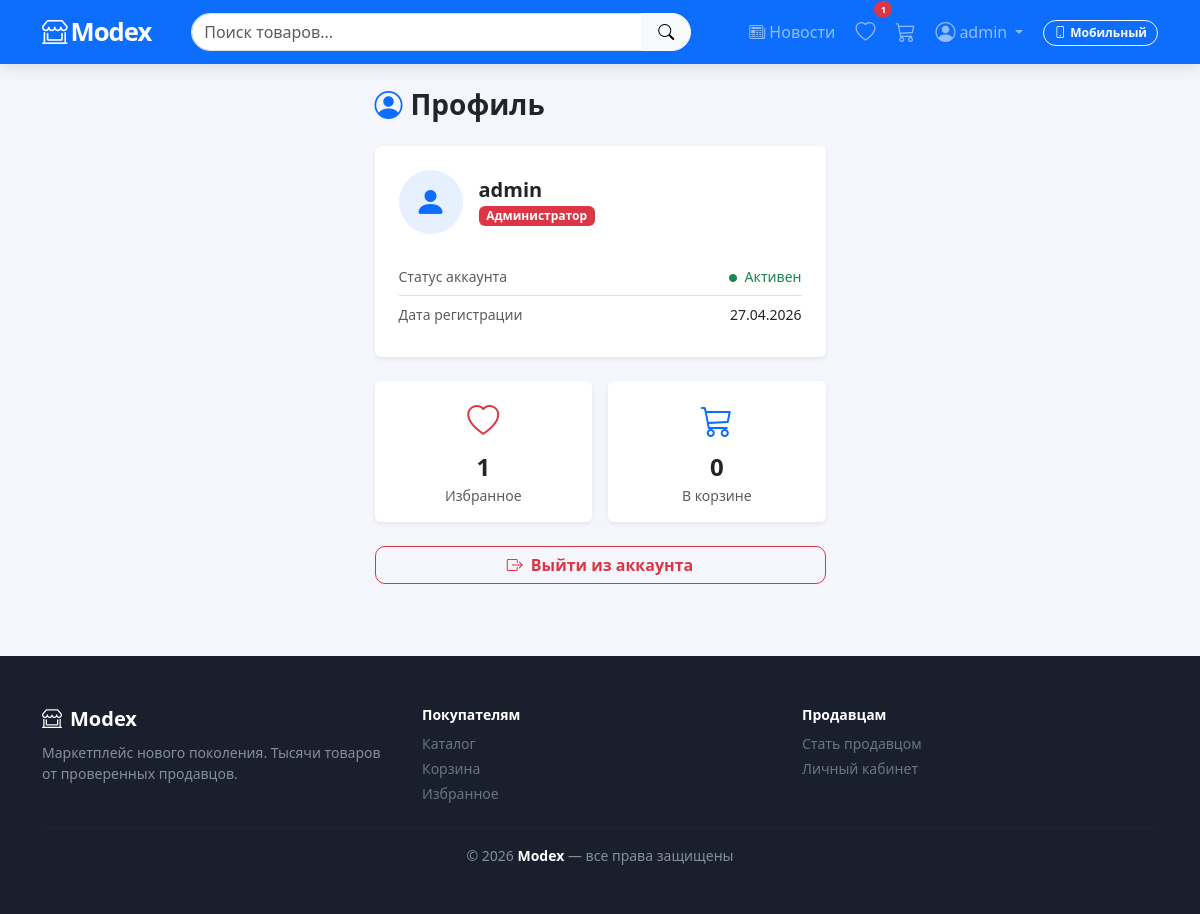
Screenshot of /profile (signed in) with the database file from the repository.
### app/models.py (models this page shows)
class User(Base):
    __tablename__ = "users"
    id = Column(Integer, primary_key=True)
    username = Column(String(80), unique=True, nullable=False)
    password_hash = Column(String(200), nullable=False)
    role = Column(String(20), default="buyer")
    is_blocked = Column(Boolean, default=False)
    created_at = Column(DateTime, default=datetime.utcnow)
    cart_items = relationship("CartItem", back_populates="user", cascade="all, delete")
    favorites = relationship("Favorite", back_populates="user", cascade="all, delete")
    orders = relationship("Order", back_populates="user")

### app/main.py (the view)
@app.route("/profile")
def profile():
    db = get_db()
    user = get_current_user(db)
    if not user:
        return redirect("/auth/login")
    cart_count = db.query(CartItem).filter_by(user_id=user.id).count()
    fav_count = db.query(Favorite).filter_by(user_id=user.id).count()
    return render_template("profile.html", user=user, cart_count=cart_count, fav_count=fav_count)

### app/auth.py (called while the page is built)
def get_current_user(db):
    token = request.cookies.get("access_token")
    if not token:
        return None
    try:
        payload = jwt.decode(token, SECRET_KEY, algorithms=[ALGORITHM])
        user_id = int(payload.get("sub"))
    except (JWTError, TypeError, ValueError):
        return None
    from app.models import User
    user = db.query(User).filter(User.id == user_id).first()
    return user if user and not user.is_blocked else None

### app/database.py (called while the page is built)
def get_db():
    if "db" not in g:
        g.db = SessionLocal()
    return g.db

### app/main.py (called while the page is built)
@app.context_processor
def inject_globals():
    return {"is_mobile": g.get("is_mobile", False)}

### app/mobile.py (called while the page is built)
def detect_mobile() -> bool:
    ua = request.headers.get("user-agent", "")
    is_mobile_ua = bool(_MOBILE_RE.search(ua))
    override = request.cookies.get("mobile_override")
    if override == "mobile":
        return True
    if override == "desktop":
        return False
    return is_mobile_ua

def init_mobile(app):
    @app.before_request
    def set_mobile():
        g.is_mobile = detect_mobile()

### app/templates/profile.html (shortened to what this page needs)
{% extends "base.html" %}
{% block content %}
<div class="container py-4">
    <div class="row justify-content-center">
        <div class="col-md-6 col-lg-5">
            <h3 class="fw-bold mb-4"><i class="bi bi-person-circle me-2 text-primary"></i>Профиль</h3>
            <div class="card shadow-sm border-0 mb-4">
                <div class="card-body p-4">
                    <div class="d-flex align-items-center gap-3 mb-4">
                        <div class="rounded-circle bg-primary bg-opacity-10 d-flex align-items-center
                                    justify-content-center" style="width:64px;height:64px;">
                            <i class="bi bi-person-fill fs-2 text-primary"></i>
                        </div>
                        <div>
                            <h5 class="mb-0 fw-bold">{{ user.username }}</h5>
                            {% if user.role == 'admin' %}
                            <span class="badge bg-danger">Администратор</span>
                            {% elif user.role == 'seller' %}
                            <span class="badge bg-warning text-dark">Продавец</span>
                            {% else %}
                            <span class="badge bg-secondary">Покупатель</span>
                            {% endif %}
                        </div>
                    </div>
                    <ul class="list-group list-group-flush">
                        <li class="list-group-item px-0 d-flex justify-content-between">
                            <span class="text-muted small">Статус аккаунта</span>
                            <span class="small {% if user.is_blocked %}text-danger{% else %}text-success{% endif %}">
                                <i class="bi bi-circle-fill me-1" style="font-size:.5rem;vertical-align:middle;"></i>
                                {{ "Заблокирован" if user.is_blocked else "Активен" }}
                            </span>
                        </li>
                        <li class="list-group-item px-0 d-flex justify-content-between">
                            <span class="text-muted small">Дата регистрации</span>
                            <span class="small">{{ user.created_at.strftime('%d.%m.%Y') }}</span>
                        </li>
                    </ul>
                </div>
            </div>
            <div class="row g-3">
                <div class="col-6">
                    <a href="/favorites" class="card text-decoration-none text-dark border-0 shadow-sm
                                               hover-shadow text-center p-3 d-block">
                        <i class="bi bi-heart fs-2 text-danger d-block mb-1"></i>
                        <div class="fw-bold fs-4">{{ fav_count }}</div>
                        <div class="small text-muted">Избранное</div>
                    </a>
                </div>
                <div class="col-6">
                    <a href="/cart" class="card text-decoration-none text-dark border-0 shadow-sm
                                          text-center p-3 d-block">
                        <i class="bi bi-cart3 fs-2 text-primary d-block mb-1"></i>
                        <div class="fw-bold fs-4">{{ cart_count }}</div>
                        <div class="small text-muted">В корзине</div>
                    </a>
                </div>
            </div>
            <div class="mt-4">
                <a href="/auth/logout" class="btn btn-outline-danger w-100">
                    <i class="bi bi-box-arrow-right me-2"></i>Выйти из аккаунта
                </a>
            </div>
        </div>
    </div>
</div>
{% endblock %}

### app/templates/base.html (shortened to what this page needs)
<!DOCTYPE html>
<html lang="ru">
<head>
    <link href="https://cdn.jsdelivr.net/npm/bootstrap@5.3.2/dist/css/bootstrap.min.css" rel="stylesheet">
    <link href="https://cdn.jsdelivr.net/npm/bootstrap-icons@1.11.3/font/bootstrap-icons.min.css" rel="stylesheet">
</head>
<body class="{% if is_mobile %}is-mobile{% endif %}">
{% if is_mobile %}
<header class="mobile-header">
    <a href="/" class="brand"><i class="bi bi-shop-window me-1"></i>Modex</a>
    <div class="d-flex align-items-center gap-1">
        {% if user %}
        <a href="/cart" class="icon-btn">
            <i class="bi bi-cart3"></i>
            {% if cart_count %}<span style="position:absolute;top:0;right:0;background:#dc3545;color:#fff;border-radius:50%;font-size:.55rem;min-width:14px;height:14px;display:flex;align-items:center;justify-content:center;font-weight:700;">{{ cart_count }}</span>{% endif %}
        </a>
        {% endif %}
        <a href="/toggle-view?view=desktop" class="btn btn-outline-light btn-sm view-toggle-btn ms-1">
            <i class="bi bi-display me-1"></i>Десктоп
        </a>
    </div>
</header>
<div class="mobile-search-bar">
    <form action="/products" method="get">
        <div class="input-group">
            <input class="form-control" type="search" name="q" placeholder="Поиск товаров..."
                   value="{{ q | default('') }}" autocomplete="off">
            <button class="btn btn-primary" type="submit"><i class="bi bi-search"></i></button>
        </div>
    </form>
</div>
{% else %}
<nav class="navbar navbar-expand-lg navbar-dark bg-primary sticky-top" id="mainNav">
    <div class="container">
        <a class="navbar-brand" href="/"><i class="bi bi-shop-window me-1"></i>Modex</a>
        <div class="collapse navbar-collapse" id="nav">
            <form class="d-flex mx-lg-4 my-2 my-lg-0 flex-grow-1" style="max-width:500px;" action="/products" method="get">
                <div class="input-group">
                    <input class="form-control rounded-start-pill" type="search" name="q"
                           placeholder="Поиск товаров..." value="{{ q | default('') }}" autocomplete="off">
                    <button class="btn btn-light rounded-end-pill px-3" type="submit">
                        <i class="bi bi-search"></i>
                    </button>
                </div>
            </form>
            <ul class="navbar-nav ms-auto align-items-lg-center gap-1">
                <li class="nav-item">
                    <a class="nav-link" href="/news"><i class="bi bi-newspaper me-1"></i>Новости</a>
                </li>
                {% if user %}
                <li class="nav-item">
                    <a class="nav-link position-relative px-2" href="/favorites" title="Избранное">
                        <i class="bi bi-heart fs-5"></i>
                        <span class="fav-badge position-absolute top-0 start-100 translate-middle badge rounded-pill bg-danger"
                              style="font-size:.6rem;{% if not fav_count %}display:none;{% endif %}">{{ fav_count }}</span>
                    </a>
                </li>
                <li class="nav-item">
                    <a class="nav-link position-relative px-2" href="/cart" title="Корзина">
                        <i class="bi bi-cart3 fs-5"></i>
                    </a>
                </li>
                <li class="nav-item dropdown">
                    <a class="nav-link dropdown-toggle d-flex align-items-center gap-1" href="#" data-bs-toggle="dropdown">
                        <i class="bi bi-person-circle fs-5"></i>
                        <span class="d-none d-lg-inline">{{ user.username }}</span>
                    </a>
                </li>
                {% endif %}
                <li class="nav-item ms-2">
                    <a href="/toggle-view?view=mobile" class="btn btn-outline-light btn-sm view-toggle-btn">
                        <i class="bi bi-phone me-1"></i>Мобильный
                    </a>
                </li>
            </ul>
        </div>
    </div>
</nav>
{% endif %}
<main>{% block content %}{% endblock %}</main>
{% if not is_mobile %}
<footer class="py-5 mt-5">
    <div class="container">
        <div class="row g-4 mb-4">
            <div class="col-md-4">
                <div class="fw-bold text-white fs-5 mb-2"><i class="bi bi-shop-window me-2"></i>Modex</div>
                <div class="small">Маркетплейс нового поколения. Тысячи товаров от проверенных продавцов.</div>
            </div>
            <div class="col-md-4">
                <div class="fw-semibold text-white small mb-2">Покупателям</div>
                <div class="d-flex flex-column gap-1">
                    <a href="/products" class="text-secondary text-decoration-none small">Каталог</a>
                    <a href="/cart" class="text-secondary text-decoration-none small">Корзина</a>
                    <a href="/favorites" class="text-secondary text-decoration-none small">Избранное</a>
                </div>
            </div>
            <div class="col-md-4">
                <div class="fw-semibold text-white small mb-2">Продавцам</div>
                <div class="d-flex flex-column gap-1">
                    <a href="/become-seller" class="text-secondary text-decoration-none small">Стать продавцом</a>
                    <a href="/seller/dashboard" class="text-secondary text-decoration-none small">Личный кабинет</a>
                </div>
            </div>
        </div>
        <hr style="border-color:#2d3748;">
        <p class="text-center small mb-0">&copy; 2026 <strong class="text-white">Modex</strong> — все права защищены</p>
    </div>
</footer>
{% endif %}
</body>
</html>

### app/templates/base.html (style rules this page uses)
:root { --accent: #0d6efd; }
* { box-sizing: border-box; }
body { background: #f4f6fb; font-family: 'Segoe UI', system-ui, sans-serif; opacity: 0; animation: pageFadeIn .4s ease forwards; }
.navbar { box-shadow: 0 2px 16px rgba(0,0,0,.12); transition: box-shadow .3s; backdrop-filter: blur(8px); }
.navbar-brand { font-weight: 900; font-size: 1.6rem; letter-spacing: -1px; transition: transform .2s; }
.btn { border-radius: 10px; font-weight: 600; transition: transform .15s, box-shadow .15s; }
footer { background: #1a1f2e; color: #868e96; }
footer a { transition: color .2s; }
.view-toggle-btn { font-size: .75rem; padding: 3px 10px; border-radius: 20px; }

### rows the page displays
User: username "admin", is_blocked "Активен", created_at "27.04.2026"

### other values shown
{{ fav_count }} "1"
{{ cart_count }} "0"
